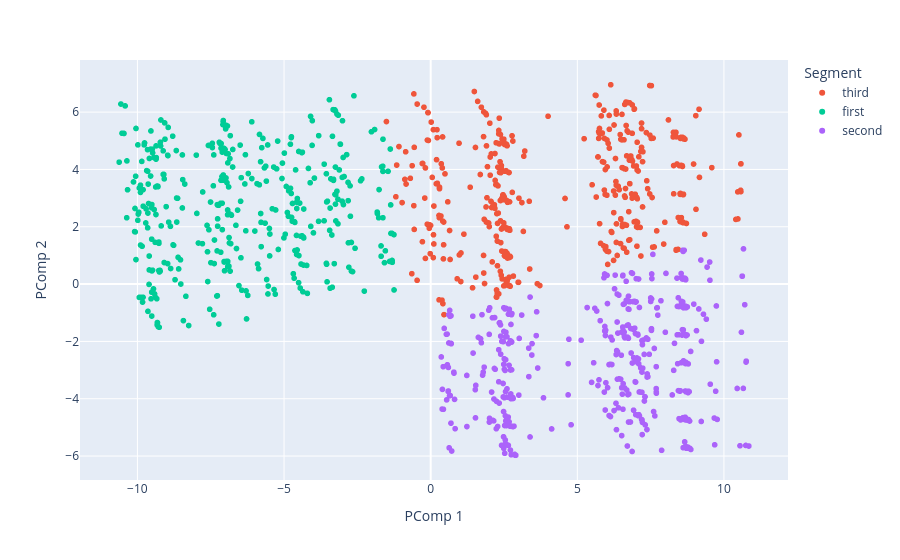

This figure's notebook cell:
### Code cell
fig = px.scatter(df_cluster, x="PComp 1", y="PComp 2", color='Segment', text=df_cluster.index)
fig.show()

### Figure 1 — Plotly figure (JSON) as saved in the notebook; plotly's stock layout.template omitted (floating-point values rounded to 4 significant figures; data arrays with more than 128 entries replaced by an {"elided": "..."} marker saying what was removed)
{"data": [{"hovertemplate": "Segment=third<br>PComp 1=%{x}<br>PComp 2=%{y}<br>index=%{text}<extra></extra>", "legendgroup": "third", "marker": {"color": "#EF553B", "symbol": "circle"}, "mode": "markers+text", "name": "third", "showlegend": true, "text": {"elided": "429 int values"}, "type": "scattergl", "x": {"elided": "429 float values"}, "xaxis": "x", "y": {"elided": "429 float values"}, "yaxis": "y"}, {"hovertemplate": "Segment=first<br>PComp 1=%{x}<br>PComp 2=%{y}<br>index=%{text}<extra></extra>", "legendgroup": "first", "marker": {"color": "#00cc96", "symbol": "circle"}, "mode": "markers+text", "name": "first", "showlegend": true, "text": {"elided": "394 int values"}, "type": "scattergl", "x": {"elided": "394 float values"}, "xaxis": "x", "y": {"elided": "394 float values"}, "yaxis": "y"}, {"hovertemplate": "Segment=second<br>PComp 1=%{x}<br>PComp 2=%{y}<br>index=%{text}<extra></extra>", "legendgroup": "second", "marker": {"color": "#ab63fa", "symbol": "circle"}, "mode": "markers+text", "name": "second", "showlegend": true, "text": {"elided": "468 int values"}, "type": "scattergl", "x": {"elided": "468 float values"}, "xaxis": "x", "y": {"elided": "468 float values"}, "yaxis": "y"}], "layout": {"legend": {"title": {"text": "Segment"}, "tracegroupgap": 0}, "margin": {"t": 60}, "xaxis": {"anchor": "y", "domain": [0, 1], "title": {"text": "PComp 1"}}, "yaxis": {"anchor": "x", "domain": [0, 1], "title": {"text": "PComp 2"}}}}
